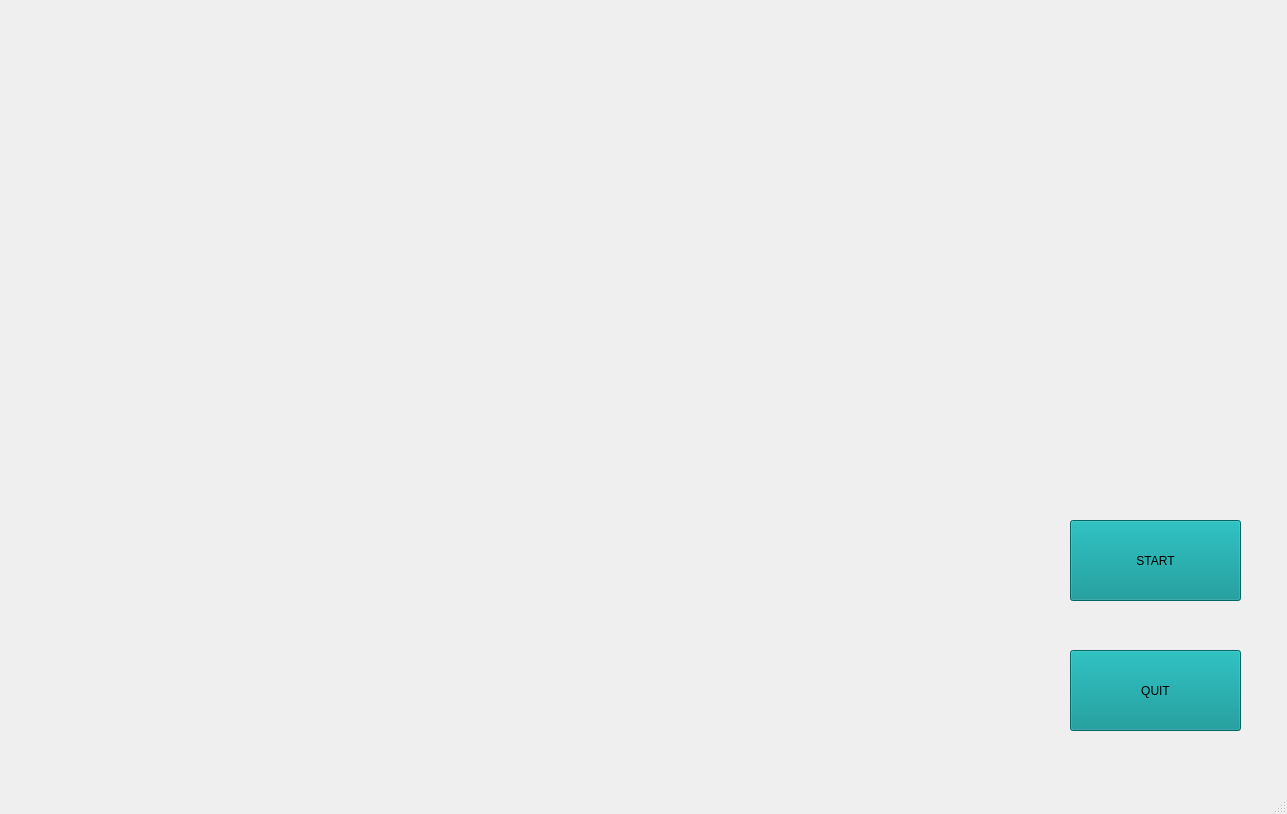
<?xml version="1.0" encoding="UTF-8"?>
<ui version="4.0">
 <class>MainWindow</class>
 <widget class="QMainWindow" name="MainWindow">
  <property name="geometry">
   <rect>
    <x>0</x>
    <y>0</y>
    <width>1287</width>
    <height>814</height>
   </rect>
  </property>
  <property name="windowTitle">
   <string>MainWindow</string>
  </property>
  <widget class="QWidget" name="centralwidget">
   <widget class="QLabel" name="label">
    <property name="geometry">
     <rect>
      <x>4</x>
      <y>5</y>
      <width>1271</width>
      <height>801</height>
     </rect>
    </property>
    <property name="text">
     <string/>
    </property>
    <property name="pixmap">
     <pixmap>python/Gui/7LP8.gif</pixmap>
    </property>
   </widget>
   <widget class="QLabel" name="label_2">
    <property name="geometry">
     <rect>
      <x>10</x>
      <y>10</y>
      <width>451</width>
      <height>191</height>
     </rect>
    </property>
    <property name="text">
     <string/>
    </property>
    <property name="pixmap">
     <pixmap>python/Gui/da6684b4ca28374b52947e35e0d6a25cd962ba77r1-680-383_hq.gif</pixmap>
    </property>
    <property name="scaledContents">
     <bool>true</bool>
    </property>
   </widget>
   <widget class="QPushButton" name="pushButton">
    <property name="geometry">
     <rect>
      <x>1070</x>
      <y>520</y>
      <width>171</width>
      <height>81</height>
     </rect>
    </property>
    <property name="styleSheet">
     <string notr="true">background-color: rgb(0, 143, 143);
font: 16pt &quot;MS Shell Dlg 2&quot;;
</string>
    </property>
    <property name="text">
     <string>START</string>
    </property>
   </widget>
   <widget class="QPushButton" name="pushButton_2">
    <property name="geometry">
     <rect>
      <x>1070</x>
      <y>650</y>
      <width>171</width>
      <height>81</height>
     </rect>
    </property>
    <property name="styleSheet">
     <string notr="true">background-color: rgb(0, 143, 143);
font: 16pt &quot;MS Shell Dlg 2&quot;;
</string>
    </property>
    <property name="text">
     <string>QUIT</string>
    </property>
   </widget>
  </widget>
  <widget class="QStatusBar" name="statusbar"/>
 </widget>
 <resources/>
 <connections/>
</ui>
